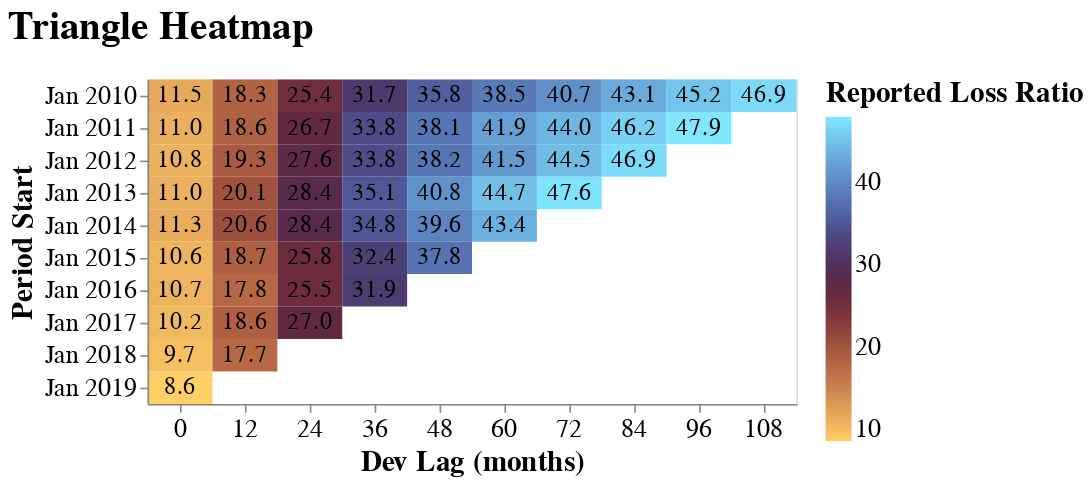

Source (notebook cell):
### Markdown cell above
#### Plotting Metrics
In general, these plots can show a few pre-computed metrics.
- "Paid Loss Ratio"
- "Reported Loss Ratio"
- "Incurred Loss Ratio"
- "Paid Loss"
- "Reported Loss"
- "Incurred Loss"
- "Paid ATA"
- "Reported ATA"
- "Paid Incremental ATA"
- "Reported Incremental ATA"

### Code cell
triangle.plot_heatmap("Reported Loss Ratio")

### Figure 1 — Vega-Lite specification as saved in the notebook (floating-point values rounded to 4 significant figures)
{"autosize": {"contains": "content", "resize": true}, "config": {"style": {"group-title": {"fontSize": 24}, "group-subtitle": {"fontSize": 18}, "guide-label": {"fontSize": 16, "font": "sans-serif"}, "guide-title": {"fontSize": 18, "font": "sans-serif"}}, "mark": {"color": "#1f8fff"}, "title": {"anchor": "start", "offset": 20}, "legend": {"orient": "right", "titleAnchor": "start", "layout": {"direction": "vertical"}, "labelFontSize": 16.0, "titleFontSize": 18.0}, "axis": {"labelFontSize": 16.0, "titleFontSize": 18.0}}, "layer": [{"mark": {"type": "rect"}, "encoding": {"color": {"condition": {"param": "param_96", "field": "metric", "scale": {"range": ["#ffcf67", "#ecb15d", "#da9654", "#c87e4c", "#b66745", "#a1533e", "#8a3f3a", "#733039", "#5f2941", "#522c53", "#4c3a6d", "#4d4e8a", "#5264a4", "#597bb8", "#6293cb", "#6caddc", "#76c9ed", "#81e7ff"]}, "title": "Reported Loss Ratio", "type": "quantitative"}, "value": "gray"}, "stroke": {"condition": [{"test": "((datum.metric_sd / datum.metric) > 0)", "value": "black"}]}, "strokeWidth": {"condition": [{"test": "((datum.metric_sd / datum.metric) > 0)", "value": 3}], "value": 0}, "tooltip": [{"field": "period_start", "title": "Period Start", "type": "temporal"}, {"field": "period_end", "title": "Period End", "type": "temporal"}, {"field": "evaluation_date", "title": "Evaluation Date", "type": "temporal"}, {"field": "dev_lag", "title": "Dev Lag (months)", "type": "ordinal"}, {"field": "metric", "title": "Reported Loss Ratio", "type": "quantitative"}], "x": {"axis": {"labelAngle": 0}, "field": "dev_lag", "title": "Dev Lag (months)", "type": "nominal"}, "y": {"field": "period_start", "scale": {"reverse": false}, "timeUnit": "yearmonth", "title": "Period Start", "type": "ordinal"}}, "name": "view_81", "title": {"text": "Reported Loss Ratio", "anchor": "middle", "font": "sans-serif", "fontSize": 12, "fontWeight": "normal"}}, {"mark": {"type": "text", "font": "sans-serif", "fontSize": 14.74}, "encoding": {"text": {"field": "metric", "format": ",.1f", "type": "quantitative"}, "x": {"axis": {"labelAngle": 0}, "field": "dev_lag", "title": "Dev Lag (months)", "type": "nominal"}, "y": {"field": "period_start", "scale": {"reverse": false}, "timeUnit": "yearmonth", "title": "Period Start", "type": "ordinal"}}, "title": {"text": "Reported Loss Ratio", "anchor": "middle", "font": "sans-serif", "fontSize": 12, "fontWeight": "normal"}}], "data": {"values": [{"period_start": "2010-01-01T00:00:00", "period_end": "2010-12-31T00:00:00", "evaluation_date": "2010-12-31T00:00:00", "dev_lag": 0.0, "metric": 11.48, "metric_sd": 0, "metric_lower_ci": null, "metric_upper_ci": null, "Field": "Reported Loss Ratio"}, {"period_start": "2010-01-01T00:00:00", "period_end": "2010-12-31T00:00:00", "evaluation_date": "2011-12-31T00:00:00", "dev_lag": 12.0, "metric": 18.27, "metric_sd": 0, "metric_lower_ci": null, "metric_upper_ci": null, "Field": "Reported Loss Ratio"}, {"period_start": "2010-01-01T00:00:00", "period_end": "2010-12-31T00:00:00", "evaluation_date": "2012-12-31T00:00:00", "dev_lag": 24.0, "metric": 25.36, "metric_sd": 0, "metric_lower_ci": null, "metric_upper_ci": null, "Field": "Reported Loss Ratio"}, {"period_start": "2010-01-01T00:00:00", "period_end": "2010-12-31T00:00:00", "evaluation_date": "2013-12-31T00:00:00", "dev_lag": 36.0, "metric": 31.72, "metric_sd": 0, "metric_lower_ci": null, "metric_upper_ci": null, "Field": "Reported Loss Ratio"}, {"period_start": "2010-01-01T00:00:00", "period_end": "2010-12-31T00:00:00", "evaluation_date": "2014-12-31T00:00:00", "dev_lag": 48.0, "metric": 35.76, "metric_sd": 0, "metric_lower_ci": null, "metric_upper_ci": null, "Field": "Reported Loss Ratio"}, {"period_start": "2010-01-01T00:00:00", "period_end": "2010-12-31T00:00:00", "evaluation_date": "2015-12-31T00:00:00", "dev_lag": 60.0, "metric": 38.49, "metric_sd": 0, "metric_lower_ci": null, "metric_upper_ci": null, "Field": "Reported Loss Ratio"}, {"period_start": "2010-01-01T00:00:00", "period_end": "2010-12-31T00:00:00", "evaluation_date": "2016-12-31T00:00:00", "dev_lag": 72.0, "metric": 40.7, "metric_sd": 0, "metric_lower_ci": null, "metric_upper_ci": null, "Field": "Reported Loss Ratio"}, {"period_start": "2010-01-01T00:00:00", "period_end": "2010-12-31T00:00:00", "evaluation_date": "2017-12-31T00:00:00", "dev_lag": 84.0, "metric": 43.08, "metric_sd": 0, "metric_lower_ci": null, "metric_upper_ci": null, "Field": "Reported Loss Ratio"}, {"period_start": "2010-01-01T00:00:00", "period_end": "2010-12-31T00:00:00", "evaluation_date": "2018-12-31T00:00:00", "dev_lag": 96.0, "metric": 45.25, "metric_sd": 0, "metric_lower_ci": null, "metric_upper_ci": null, "Field": "Reported Loss Ratio"}, {"period_start": "2010-01-01T00:00:00", "period_end": "2010-12-31T00:00:00", "evaluation_date": "2019-12-31T00:00:00", "dev_lag": 108.0, "metric": 46.92, "metric_sd": 0, "metric_lower_ci": null, "metric_upper_ci": null, "Field": "Reported Loss Ratio"}, {"period_start": "2011-01-01T00:00:00", "period_end": "2011-12-31T00:00:00", "evaluation_date": "2011-12-31T00:00:00", "dev_lag": 0.0, "metric": 10.97, "metric_sd": 0, "metric_lower_ci": null, "metric_upper_ci": null, "Field": "Reported Loss Ratio"}, {"period_start": "2011-01-01T00:00:00", "period_end": "2011-12-31T00:00:00", "evaluation_date": "2012-12-31T00:00:00", "dev_lag": 12.0, "metric": 18.55, "metric_sd": 0, "metric_lower_ci": null, "metric_upper_ci": null, "Field": "Reported Loss Ratio"}, {"period_start": "2011-01-01T00:00:00", "period_end": "2011-12-31T00:00:00", "evaluation_date": "2013-12-31T00:00:00", "dev_lag": 24.0, "metric": 26.72, "metric_sd": 0, "metric_lower_ci": null, "metric_upper_ci": null, "Field": "Reported Loss Ratio"}, {"period_start": "2011-01-01T00:00:00", "period_end": "2011-12-31T00:00:00", "evaluation_date": "2014-12-31T00:00:00", "dev_lag": 36.0, "metric": 33.8, "metric_sd": 0, "metric_lower_ci": null, "metric_upper_ci": null, "Field": "Reported Loss Ratio"}, {"period_start": "2011-01-01T00:00:00", "period_end": "2011-12-31T00:00:00", "evaluation_date": "2015-12-31T00:00:00", "dev_lag": 48.0, "metric": 38.14, "metric_sd": 0, "metric_lower_ci": null, "metric_upper_ci": null, "Field": "Reported Loss Ratio"}, {"period_start": "2011-01-01T00:00:00", "period_end": "2011-12-31T00:00:00", "evaluation_date": "2016-12-31T00:00:00", "dev_lag": 60.0, "metric": 41.89, "metric_sd": 0, "metric_lower_ci": null, "metric_upper_ci": null, "Field": "Reported Loss Ratio"}, {"period_start": "2011-01-01T00:00:00", "period_end": "2011-12-31T00:00:00", "evaluation_date": "2017-12-31T00:00:00", "dev_lag": 72.0, "metric": 43.99, "metric_sd": 0, "metric_lower_ci": null, "metric_upper_ci": null, "Field": "Reported Loss Ratio"}, {"period_start": "2011-01-01T00:00:00", "period_end": "2011-12-31T00:00:00", "evaluation_date": "2018-12-31T00:00:00", "dev_lag": 84.0, "metric": 46.2, "metric_sd": 0, "metric_lower_ci": null, "metric_upper_ci": null, "Field": "Reported Loss Ratio"}, {"period_start": "2011-01-01T00:00:00", "period_end": "2011-12-31T00:00:00", "evaluation_date": "2019-12-31T00:00:00", "dev_lag": 96.0, "metric": 47.89, "metric_sd": 0, "metric_lower_ci": null, "metric_upper_ci": null, "Field": "Reported Loss Ratio"}, {"period_start": "2012-01-01T00:00:00", "period_end": "2012-12-31T00:00:00", "evaluation_date": "2012-12-31T00:00:00", "dev_lag": 0.0, "metric": 10.77, "metric_sd": 0, "metric_lower_ci": null, "metric_upper_ci": null, "Field": "Reported Loss Ratio"}, {"period_start": "2012-01-01T00:00:00", "period_end": "2012-12-31T00:00:00", "evaluation_date": "2013-12-31T00:00:00", "dev_lag": 12.0, "metric": 19.27, "metric_sd": 0, "metric_lower_ci": null, "metric_upper_ci": null, "Field": "Reported Loss Ratio"}, {"period_start": "2012-01-01T00:00:00", "period_end": "2012-12-31T00:00:00", "evaluation_date": "2014-12-31T00:00:00", "dev_lag": 24.0, "metric": 27.61, "metric_sd": 0, "metric_lower_ci": null, "metric_upper_ci": null, "Field": "Reported Loss Ratio"}, {"period_start": "2012-01-01T00:00:00", "period_end": "2012-12-31T00:00:00", "evaluation_date": "2015-12-31T00:00:00", "dev_lag": 36.0, "metric": 33.8, "metric_sd": 0, "metric_lower_ci": null, "metric_upper_ci": null, "Field": "Reported Loss Ratio"}, {"period_start": "2012-01-01T00:00:00", "period_end": "2012-12-31T00:00:00", "evaluation_date": "2016-12-31T00:00:00", "dev_lag": 48.0, "metric": 38.17, "metric_sd": 0, "metric_lower_ci": null, "metric_upper_ci": null, "Field": "Reported Loss Ratio"}, {"period_start": "2012-01-01T00:00:00", "period_end": "2012-12-31T00:00:00", "evaluation_date": "2017-12-31T00:00:00", "dev_lag": 60.0, "metric": 41.5, "metric_sd": 0, "metric_lower_ci": null, "metric_upper_ci": null, "Field": "Reported Loss Ratio"}, {"period_start": "2012-01-01T00:00:00", "period_end": "2012-12-31T00:00:00", "evaluation_date": "2018-12-31T00:00:00", "dev_lag": 72.0, "metric": 44.46, "metric_sd": 0, "metric_lower_ci": null, "metric_upper_ci": null, "Field": "Reported Loss Ratio"}, {"period_start": "2012-01-01T00:00:00", "period_end": "2012-12-31T00:00:00", "evaluation_date": "2019-12-31T00:00:00", "dev_lag": 84.0, "metric": 46.93, "metric_sd": 0, "metric_lower_ci": null, "metric_upper_ci": null, "Field": "Reported Loss Ratio"}, {"period_start": "2013-01-01T00:00:00", "period_end": "2013-12-31T00:00:00", "evaluation_date": "2013-12-31T00:00:00", "dev_lag": 0.0, "metric": 10.98, "metric_sd": 0, "metric_lower_ci": null, "metric_upper_ci": null, "Field": "Reported Loss Ratio"}, {"period_start": "2013-01-01T00:00:00", "period_end": "2013-12-31T00:00:00", "evaluation_date": "2014-12-31T00:00:00", "dev_lag": 12.0, "metric": 20.09, "metric_sd": 0, "metric_lower_ci": null, "metric_upper_ci": null, "Field": "Reported Loss Ratio"}, {"period_start": "2013-01-01T00:00:00", "period_end": "2013-12-31T00:00:00", "evaluation_date": "2015-12-31T00:00:00", "dev_lag": 24.0, "metric": 28.39, "metric_sd": 0, "metric_lower_ci": null, "metric_upper_ci": null, "Field": "Reported Loss Ratio"}, {"period_start": "2013-01-01T00:00:00", "period_end": "2013-12-31T00:00:00", "evaluation_date": "2016-12-31T00:00:00", "dev_lag": 36.0, "metric": 35.13, "metric_sd": 0, "metric_lower_ci": null, "metric_upper_ci": null, "Field": "Reported Loss Ratio"}, {"period_start": "2013-01-01T00:00:00", "period_end": "2013-12-31T00:00:00", "evaluation_date": "2017-12-31T00:00:00", "dev_lag": 48.0, "metric": 40.76, "metric_sd": 0, "metric_lower_ci": null, "metric_upper_ci": null, "Field": "Reported Loss Ratio"}, {"period_start": "2013-01-01T00:00:00", "period_end": "2013-12-31T00:00:00", "evaluation_date": "2018-12-31T00:00:00", "dev_lag": 60.0, "metric": 44.71, "metric_sd": 0, "metric_lower_ci": null, "metric_upper_ci": null, "Field": "Reported Loss Ratio"}, {"period_start": "2013-01-01T00:00:00", "period_end": "2013-12-31T00:00:00", "evaluation_date": "2019-12-31T00:00:00", "dev_lag": 72.0, "metric": 47.6, "metric_sd": 0, "metric_lower_ci": null, "metric_upper_ci": null, "Field": "Reported Loss Ratio"}, {"period_start": "2014-01-01T00:00:00", "period_end": "2014-12-31T00:00:00", "evaluation_date": "2014-12-31T00:00:00", "dev_lag": 0.0, "metric": 11.32, "metric_sd": 0, "metric_lower_ci": null, "metric_upper_ci": null, "Field": "Reported Loss Ratio"}, {"period_start": "2014-01-01T00:00:00", "period_end": "2014-12-31T00:00:00", "evaluation_date": "2015-12-31T00:00:00", "dev_lag": 12.0, "metric": 20.6, "metric_sd": 0, "metric_lower_ci": null, "metric_upper_ci": null, "Field": "Reported Loss Ratio"}, {"period_start": "2014-01-01T00:00:00", "period_end": "2014-12-31T00:00:00", "evaluation_date": "2016-12-31T00:00:00", "dev_lag": 24.0, "metric": 28.39, "metric_sd": 0, "metric_lower_ci": null, "metric_upper_ci": null, "Field": "Reported Loss Ratio"}, {"period_start": "2014-01-01T00:00:00", "period_end": "2014-12-31T00:00:00", "evaluation_date": "2017-12-31T00:00:00", "dev_lag": 36.0, "metric": 34.84, "metric_sd": 0, "metric_lower_ci": null, "metric_upper_ci": null, "Field": "Reported Loss Ratio"}, {"period_start": "2014-01-01T00:00:00", "period_end": "2014-12-31T00:00:00", "evaluation_date": "2018-12-31T00:00:00", "dev_lag": 48.0, "metric": 39.58, "metric_sd": 0, "metric_lower_ci": null, "metric_upper_ci": null, "Field": "Reported Loss Ratio"}, {"period_start": "2014-01-01T00:00:00", "period_end": "2014-12-31T00:00:00", "evaluation_date": "2019-12-31T00:00:00", "dev_lag": 60.0, "metric": 43.4, "metric_sd": 0, "metric_lower_ci": null, "metric_upper_ci": null, "Field": "Reported Loss Ratio"}, {"period_start": "2015-01-01T00:00:00", "period_end": "2015-12-31T00:00:00", "evaluation_date": "2015-12-31T00:00:00", "dev_lag": 0.0, "metric": 10.64, "metric_sd": 0, "metric_lower_ci": null, "metric_upper_ci": null, "Field": "Reported Loss Ratio"}, {"period_start": "2015-01-01T00:00:00", "period_end": "2015-12-31T00:00:00", "evaluation_date": "2016-12-31T00:00:00", "dev_lag": 12.0, "metric": 18.74, "metric_sd": 0, "metric_lower_ci": null, "metric_upper_ci": null, "Field": "Reported Loss Ratio"}, {"period_start": "2015-01-01T00:00:00", "period_end": "2015-12-31T00:00:00", "evaluation_date": "2017-12-31T00:00:00", "dev_lag": 24.0, "metric": 25.81, "metric_sd": 0, "metric_lower_ci": null, "metric_upper_ci": null, "Field": "Reported Loss Ratio"}, {"period_start": "2015-01-01T00:00:00", "period_end": "2015-12-31T00:00:00", "evaluation_date": "2018-12-31T00:00:00", "dev_lag": 36.0, "metric": 32.36, "metric_sd": 0, "metric_lower_ci": null, "metric_upper_ci": null, "Field": "Reported Loss Ratio"}, {"period_start": "2015-01-01T00:00:00", "period_end": "2015-12-31T00:00:00", "evaluation_date": "2019-12-31T00:00:00", "dev_lag": 48.0, "metric": 37.75, "metric_sd": 0, "metric_lower_ci": null, "metric_upper_ci": null, "Field": "Reported Loss Ratio"}, {"period_start": "2016-01-01T00:00:00", "period_end": "2016-12-31T00:00:00", "evaluation_date": "2016-12-31T00:00:00", "dev_lag": 0.0, "metric": 10.71, "metric_sd": 0, "metric_lower_ci": null, "metric_upper_ci": null, "Field": "Reported Loss Ratio"}, {"period_start": "2016-01-01T00:00:00", "period_end": "2016-12-31T00:00:00", "evaluation_date": "2017-12-31T00:00:00", "dev_lag": 12.0, "metric": 17.81, "metric_sd": 0, "metric_lower_ci": null, "metric_upper_ci": null, "Field": "Reported Loss Ratio"}, {"period_start": "2016-01-01T00:00:00", "period_end": "2016-12-31T00:00:00", "evaluation_date": "2018-12-31T00:00:00", "dev_lag": 24.0, "metric": 25.52, "metric_sd": 0, "metric_lower_ci": null, "metric_upper_ci": null, "Field": "Reported Loss Ratio"}, {"period_start": "2016-01-01T00:00:00", "period_end": "2016-12-31T00:00:00", "evaluation_date": "2019-12-31T00:00:00", "dev_lag": 36.0, "metric": 31.93, "metric_sd": 0, "metric_lower_ci": null, "metric_upper_ci": null, "Field": "Reported Loss Ratio"}, {"period_start": "2017-01-01T00:00:00", "period_end": "2017-12-31T00:00:00", "evaluation_date": "2017-12-31T00:00:00", "dev_lag": 0.0, "metric": 10.17, "metric_sd": 0, "metric_lower_ci": null, "metric_upper_ci": null, "Field": "Reported Loss Ratio"}, {"period_start": "2017-01-01T00:00:00", "period_end": "2017-12-31T00:00:00", "evaluation_date": "2018-12-31T00:00:00", "dev_lag": 12.0, "metric": 18.63, "metric_sd": 0, "metric_lower_ci": null, "metric_upper_ci": null, "Field": "Reported Loss Ratio"}, {"period_start": "2017-01-01T00:00:00", "period_end": "2017-12-31T00:00:00", "evaluation_date": "2019-12-31T00:00:00", "dev_lag": 24.0, "metric": 27.02, "metric_sd": 0, "metric_lower_ci": null, "metric_upper_ci": null, "Field": "Reported Loss Ratio"}, {"period_start": "2018-01-01T00:00:00", "period_end": "2018-12-31T00:00:00", "evaluation_date": "2018-12-31T00:00:00", "dev_lag": 0.0, "metric": 9.737, "metric_sd": 0, "metric_lower_ci": null, "metric_upper_ci": null, "Field": "Reported Loss Ratio"}, {"period_start": "2018-01-01T00:00:00", "period_end": "2018-12-31T00:00:00", "evaluation_date": "2019-12-31T00:00:00", "dev_lag": 12.0, "metric": 17.75, "metric_sd": 0, "metric_lower_ci": null, "metric_upper_ci": null, "Field": "Reported Loss Ratio"}, {"period_start": "2019-01-01T00:00:00", "period_end": "2019-12-31T00:00:00", "evaluation_date": "2019-12-31T00:00:00", "dev_lag": 0.0, "metric": 8.562, "metric_sd": 0, "metric_lower_ci": null, "metric_upper_ci": null, "Field": "Reported Loss Ratio"}]}, "height": 200, "params": [{"name": "param_96", "select": {"type": "interval"}, "views": ["view_81"]}], "resolve": {"legend": {"color": "independent"}, "scale": {"color": "independent"}}, "title": {"text": "Triangle Heatmap"}, "width": 400, "$schema": "https://vega.github.io/schema/vega-lite/v5.20.1.json"}
